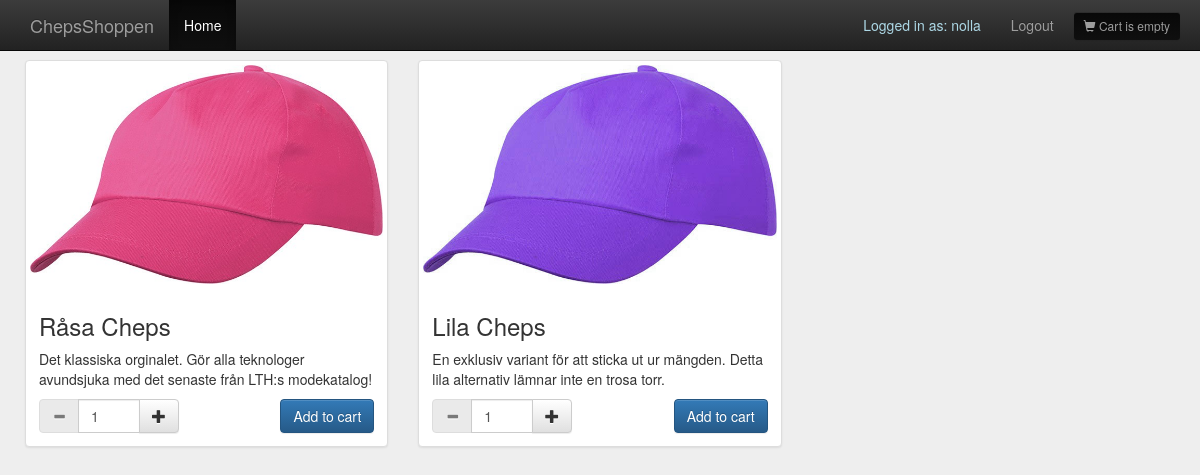
Screenshot of /index.php (signed in) with the database file from the repository.
### tables this page shows
create table Products(
	id int PRIMARY KEY auto_increment,
	name varchar (30) NOT NULL,
	price int NOT NULL,
	description varchar (150) NOT NULL
);

### database.php (called while the page is built, shortened)
<?php
class Database {
	private $_connection;
	private static $_instance;
	private $_database = 'mysql:dbname=testdb;host=127.0.0.1;charset=utf8';
	private $_username = "username";
	private $_password = "password";
	public static function getInstance() {
		if(!self::$_instance) {
			self::$_instance = new self();
		}
		return self::$_instance;
	}
	private function __construct() {
		try{
			$this->_connection = new PDO($this->_database,
				$this->_username,  $this->_password);
		}catch (PDOException $e) {
    		echo 'Connection failed: ' . $e->getMessage();
		}
	}
	public function getConnection() {
		return $this->_connection;
	}
}
?>

### toolbox.php (called while the page is built, shortened)
<?php
    include_once "database.php";
    function getImgFilename($name) {
        return preg_replace('/\s+/', '', mb_strtolower($name, 'UTF-8'));
    }
    function __DB() {
        $obj = new stdClass();
        $obj->db = Database::getInstance();
        $obj->pdo = $obj->db->getConnection();
        return $obj;
    }
    function getAllProducts() {
        return __DB()->pdo->query('SELECT * FROM Products');
    }
?>

### index.php (the view, shortened to what this page needs)
    <?php
        include_once 'header.php';
        include_once 'toolbox.php';
    ?>
    <div id="content">
        <?php $products = getAllProducts();
        while($product = $products->fetch()) { ?>
            <div class="column">
                <div class="col-sm-6 col-md-4">
                    <div class="thumbnail">
                        <img src="./img/<?php echo getImgFilename($product['name']) ?>.jpg" alt="<?php echo $product['name'] ?>" />
                        <div class="caption product-caption">
                            <h3><?php echo $product['name']; ?></h3>
                            <p><?php echo $product['description']; ?></p>
                            <?php $id = $product['id']; ?>
                            <div class="input-group quantity-selector">
                                <span class="input-group-btn">
                                    <button type="button" class="btn btn-default btn-number" data-type="minus" data-field-id="quant[<?php echo $id ?>]" disabled="disabled">
                                        <span class="glyphicon glyphicon-minus"></span>
                                    </button>
                                </span>
                                <input type="text" name="quant[<?php echo $id ?>]" class="form-control input-number" value="1" min="1" max="200" data-toggle="tooltip" data-placement="bottom" title="Input a value between 1 and 200">
                                <span class="input-group-btn">
                                    <button type="button" class="btn btn-default btn-number" data-type="plus" data-field-id="quant[<?php echo $id ?>]">
                                        <span class="glyphicon glyphicon-plus"></span>
                                    </button>
                                </span>
                            </div>
                            <span class="add-to-cart">
                                <button class="btn btn-primary" role="button" data-id="<?php echo $id ?>">Add to cart</button>
                            </span>
                        </div>
                    </div>
                </div>
            </div>
        <?php } ?>
    </div>
</body>
</html>

### main.css (style rules this page uses)
body { background-color: #eee; padding-top: 50px; }
#content { margin: 1rem; }
.quantity-selector { width: 14rem; float: left; }
.add-to-cart { float: right; }
.product-caption:after { content: ''; display: block; clear: both; }

### rows the page displays
products: shows a picture, name "Råsa Cheps", description "Det klassiska orginalet. Gör alla teknologer avundsjuka med det senaste från LTH:s modekatalog!", id "1"
products: shows a picture, name "Lila Cheps", description "En exklusiv variant för att sticka ut ur mängden. Detta lila alternativ lämnar inte en trosa torr."

### other values shown
$_SESSION['username'] "nolla"
